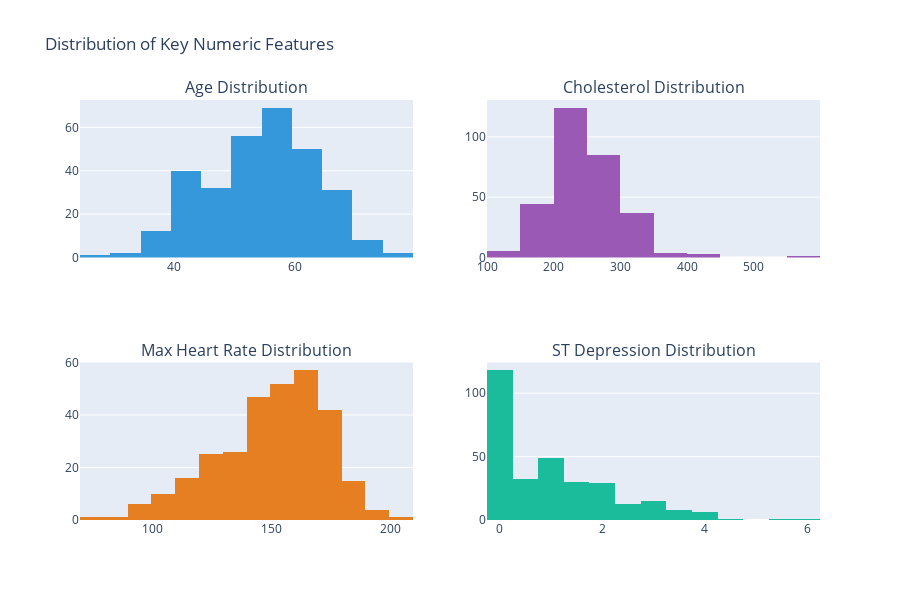

Notebook code cell kept with this figure:
### Code cell
# VISUALIZATION 3: Distribution of Key Features (Histograms)
fig = make_subplots(rows=2, cols=2, subplot_titles=(
    'Age Distribution',
    'Cholesterol Distribution',
    'Max Heart Rate Distribution',
    'ST Depression Distribution'
))

# Age
fig.add_trace(go.Histogram(x=df_viz['age'], nbinsx=20, name='Age', marker_color='#3498db'), row=1, col=1)

# Cholesterol
fig.add_trace(go.Histogram(x=df_viz['chol'], nbinsx=20, name='Cholesterol', marker_color='#9b59b6'), row=1, col=2)

# Max Heart Rate
fig.add_trace(go.Histogram(x=df_viz['thalach'], nbinsx=20, name='Max HR', marker_color='#e67e22'), row=2, col=1)

# ST Depression
fig.add_trace(go.Histogram(x=df_viz['oldpeak'], nbinsx=20, name='ST Depression', marker_color='#1abc9c'), row=2, col=2)

fig.update_layout(
    title='Distribution of Key Numeric Features',
    height=600,
    width=900,
    showlegend=False
)

fig.show()

### Figure 1 — Plotly figure (JSON) as saved in the notebook; plotly's stock layout.template omitted (floating-point values rounded to 4 significant figures; data arrays with more than 128 entries replaced by an {"elided": "..."} marker saying what was removed)
{"data": [{"marker": {"color": "#3498db"}, "name": "Age", "nbinsx": 20, "type": "histogram", "x": {"elided": "303 float values"}, "xaxis": "x", "yaxis": "y"}, {"marker": {"color": "#9b59b6"}, "name": "Cholesterol", "nbinsx": 20, "type": "histogram", "x": {"elided": "303 float values"}, "xaxis": "x2", "yaxis": "y2"}, {"marker": {"color": "#e67e22"}, "name": "Max HR", "nbinsx": 20, "type": "histogram", "x": {"elided": "303 float values"}, "xaxis": "x3", "yaxis": "y3"}, {"marker": {"color": "#1abc9c"}, "name": "ST Depression", "nbinsx": 20, "type": "histogram", "x": {"elided": "303 float values"}, "xaxis": "x4", "yaxis": "y4"}], "layout": {"annotations": [{"font": {"size": 16}, "showarrow": false, "text": "Age Distribution", "x": 0.225, "xanchor": "center", "xref": "paper", "y": 1.0, "yanchor": "bottom", "yref": "paper"}, {"font": {"size": 16}, "showarrow": false, "text": "Cholesterol Distribution", "x": 0.775, "xanchor": "center", "xref": "paper", "y": 1.0, "yanchor": "bottom", "yref": "paper"}, {"font": {"size": 16}, "showarrow": false, "text": "Max Heart Rate Distribution", "x": 0.225, "xanchor": "center", "xref": "paper", "y": 0.375, "yanchor": "bottom", "yref": "paper"}, {"font": {"size": 16}, "showarrow": false, "text": "ST Depression Distribution", "x": 0.775, "xanchor": "center", "xref": "paper", "y": 0.375, "yanchor": "bottom", "yref": "paper"}], "height": 600, "showlegend": false, "title": {"text": "Distribution of Key Numeric Features"}, "width": 900, "xaxis": {"anchor": "y", "domain": [0.0, 0.45]}, "xaxis2": {"anchor": "y2", "domain": [0.55, 1.0]}, "xaxis3": {"anchor": "y3", "domain": [0.0, 0.45]}, "xaxis4": {"anchor": "y4", "domain": [0.55, 1.0]}, "yaxis": {"anchor": "x", "domain": [0.625, 1.0]}, "yaxis2": {"anchor": "x2", "domain": [0.625, 1.0]}, "yaxis3": {"anchor": "x3", "domain": [0.0, 0.375]}, "yaxis4": {"anchor": "x4", "domain": [0.0, 0.375]}}}
